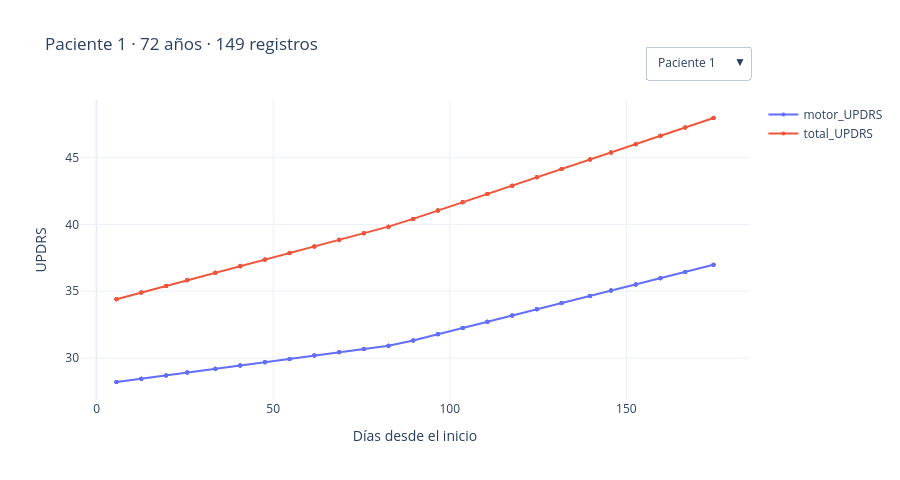

Notebook cell for this chart:
### Markdown cell above
**Explorador interactivo:** usá el menú desplegable (arriba a la derecha) para elegir un paciente y ver su evolución motora y total.

### Code cell
fig = explorador_paciente(df, ID, TIEMPO, OBJETIVOS)
guardar(fig, "01_explorador_paciente")
fig
